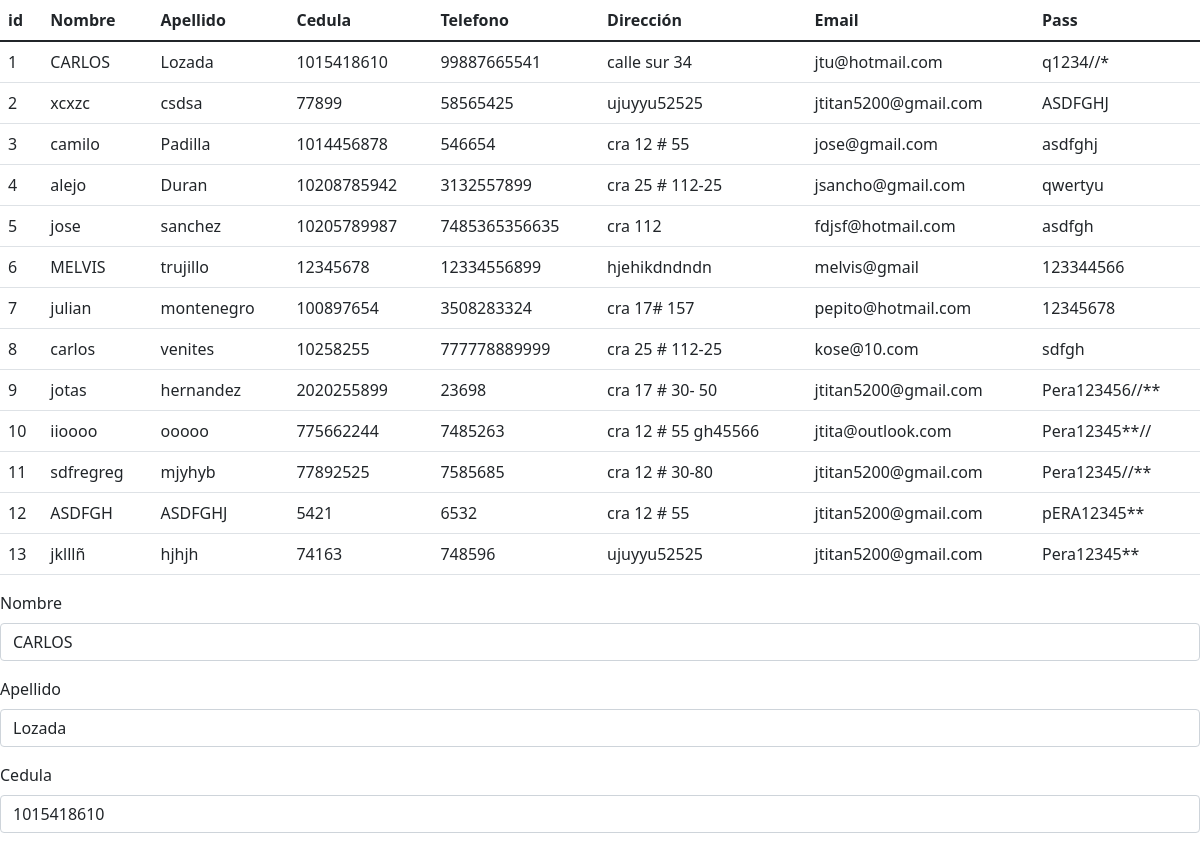
Screenshot of /listausuarios with the database file from the repository.
### tables this page shows
CREATE TABLE registro (id INTEGER NOT NULL PRIMARY KEY AUTOINCREMENT, Nombre TEXT NOT NULL, Apellido TEXT NOT NULL, Cedula TEXT NOT NULL, Telefono TEXT NOT NULL, Direccion TEXT NOT NULL, Email TEXT NOT NULL, Pass TEXT NOT NULL);

### app.py (the view)
@app.route('/listausuarios', methods=['GET'])
def listausuarios():
    if request.method == 'GET':
        conn = sqlite3.connect('db/superAirs.db')
        crsr=conn.cursor()
        crsr.execute("SELECT * FROM registro")
        lista=crsr.fetchall()
    return render_template('listausuario.html',lista=lista)

### templates/listausuario.html (shortened to what this page needs)
<!DOCTYPE html>
<html lang="en">
<head>
    <link  rel="stylesheet" href="{{url_for('static', filename='css/bootstrap.min1.css')}}">
</head>
<body>
    <table class="table">
        <thead>
          <tr>
            <th scope="col">id</th>
            <th scope="col">Nombre</th>
            <th scope="col">Apellido</th>
            <th scope="col">Cedula</th>
            <th scope="col">Telefono</th>
            <th scope="col">Dirección</th>
            <th scope="col">Email</th>
            <th scope="col">Pass</th>
          </tr>
        </thead>
        <tbody>
            {% for lista in lista %}
          <tr>
            <td scope="col">{{lista[0]}}</td>
            <td scope="col">{{lista[1]}}</td>
            <td scope="col">{{lista[2]}}</td>
            <td scope="col">{{lista[3]}}</td>
            <td scope="col">{{lista[4]}}</td>
            <td scope="col">{{lista[5]}}</td>
            <td scope="col">{{lista[6]}}</td>
            <td scope="col">{{lista[7]}}</td>
          </tr>
          {% endfor %}
        </tbody>
      </table>
      <div class="mb-3">
        <label for="exampleFormControlInput1" class="form-label">Nombre</label>
        <input type="text" class="form-control" id="exampleFormControlInput1" value="{{lista[0][1]}}" placeholder="name@example.com">
      </div>
      <div class="mb-3">
        <label for="exampleFormControlInput1" class="form-label">Apellido</label>
        <input type="text" class="form-control" id="exampleFormControlInput1" value="{{lista[0][2]}}" placeholder="name@example.com">
      </div>
      <div class="mb-3">
        <label for="exampleFormControlInput1" class="form-label">Cedula</label>
        <input type="text" class="form-control" id="exampleFormControlInput1" value="{{lista[0][3]}}" placeholder="name@example.com">
      </div>
</body>
</html>

### rows the page displays
registro: id "1", Nombre "CARLOS", Apellido "Lozada", Cedula "1015418610", Telefono "99887665541", Direccion "calle sur 34", Email "jtu@hotmail.com", Pass "q1234//*"
registro: id "2", Nombre "xcxzc", Apellido "csdsa", Cedula "77899", Telefono "58565425", Direccion "ujuyyu52525", Email "jtitan5200@gmail.com", Pass "ASDFGHJ"
registro: id "3", Nombre "camilo", Apellido "Padilla", Cedula "1014456878", Telefono "546654", Direccion "cra 12 # 55", Email "jose@gmail.com", Pass "asdfghj"
registro: id "4", Nombre "alejo", Apellido "Duran", Cedula "10208785942", Telefono "3132557899", Direccion "cra 25 # 112-25", Email "jsancho@gmail.com", Pass "qwertyu"
registro: id "5", Nombre "jose", Apellido "sanchez", Cedula "10205789987", Telefono "7485365356635", Direccion "cra 112", Email "fdjsf@hotmail.com", Pass "asdfgh"
registro: id "6", Nombre "MELVIS", Apellido "trujillo", Cedula "12345678", Telefono "12334556899", Direccion "hjehikdndndn", Email "melvis@gmail", Pass "123344566"
registro: id "7", Nombre "julian", Apellido "montenegro", Cedula "100897654", Telefono "3508283324", Direccion "cra 17# 157", Email "pepito@hotmail.com", Pass "12345678"
registro: id "8", Nombre "carlos", Apellido "venites", Cedula "10258255", Telefono "777778889999", Direccion "cra 25 # 112-25", Email "kose@10.com", Pass "sdfgh"
registro: id "9", Nombre "jotas", Apellido "hernandez", Cedula "2020255899", Telefono "23698", Direccion "cra 17 # 30- 50", Email "jtitan5200@gmail.com", Pass "Pera123456//**"
registro: id "10", Nombre "iioooo", Apellido "ooooo", Cedula "775662244", Telefono "7485263", Direccion "cra 12 # 55 gh45566", Email "jtita@outlook.com", Pass "Pera12345**//"
registro: id "11", Nombre "sdfregreg", Apellido "mjyhyb", Cedula "77892525", Telefono "7585685", Direccion "cra 12 # 30-80", Email "jtitan5200@gmail.com", Pass "Pera12345//**"
registro: id "12", Nombre "ASDFGH", Apellido "ASDFGHJ", Cedula "5421", Telefono "6532", Direccion "cra 12 # 55", Email "jtitan5200@gmail.com", Pass "pERA12345**"
registro: id "13", Nombre "jklllñ", Apellido "hjhjh", Cedula "74163", Telefono "748596", Direccion "ujuyyu52525", Email "jtitan5200@gmail.com", Pass "Pera12345**"
